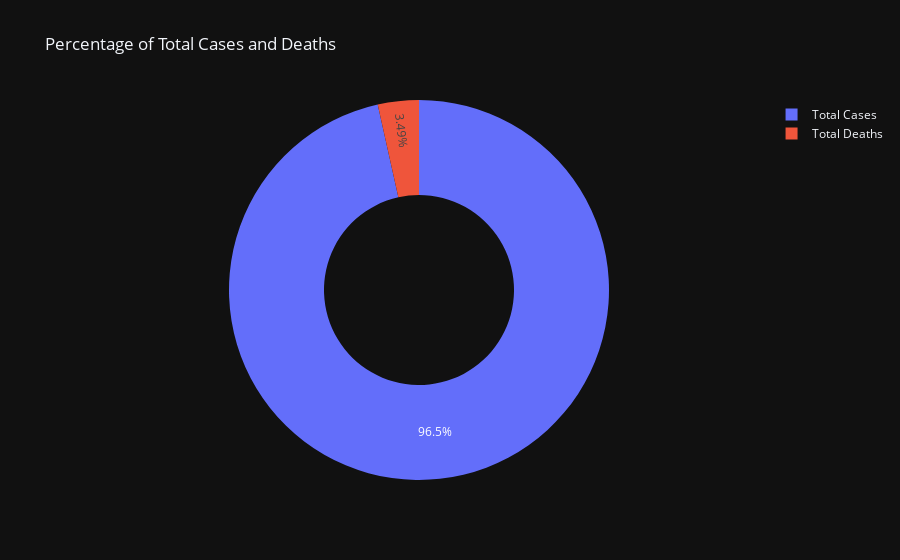

The notebook cell saved with this chart:
### Code cell
cases=data['Total Cases'].sum()
deceased=data['Total Deaths'].sum()

labels=['Total Cases','Total Deaths']
values=[cases,deceased]

fig=px.pie(data,values=values,names=labels,title='Percentage of Total Cases and Deaths',hole=0.5,template='plotly_dark')
fig.show()

### Figure 1 — Plotly figure (JSON) as saved in the notebook; plotly's stock layout.template omitted (floating-point values rounded to 4 significant figures)
{"data": [{"domain": {"x": [0, 1], "y": [0, 1]}, "hole": 0.5, "hovertemplate": "label=%{label}<br>value=%{value}<extra></extra>", "labels": ["Total Cases", "Total Deaths"], "legendgroup": "", "name": "", "showlegend": true, "type": "pie", "values": [2118373473, 76566940]}], "layout": {"autosize": true, "legend": {"tracegroupgap": 0}, "title": {"text": "Percentage of Total Cases and Deaths"}}}
